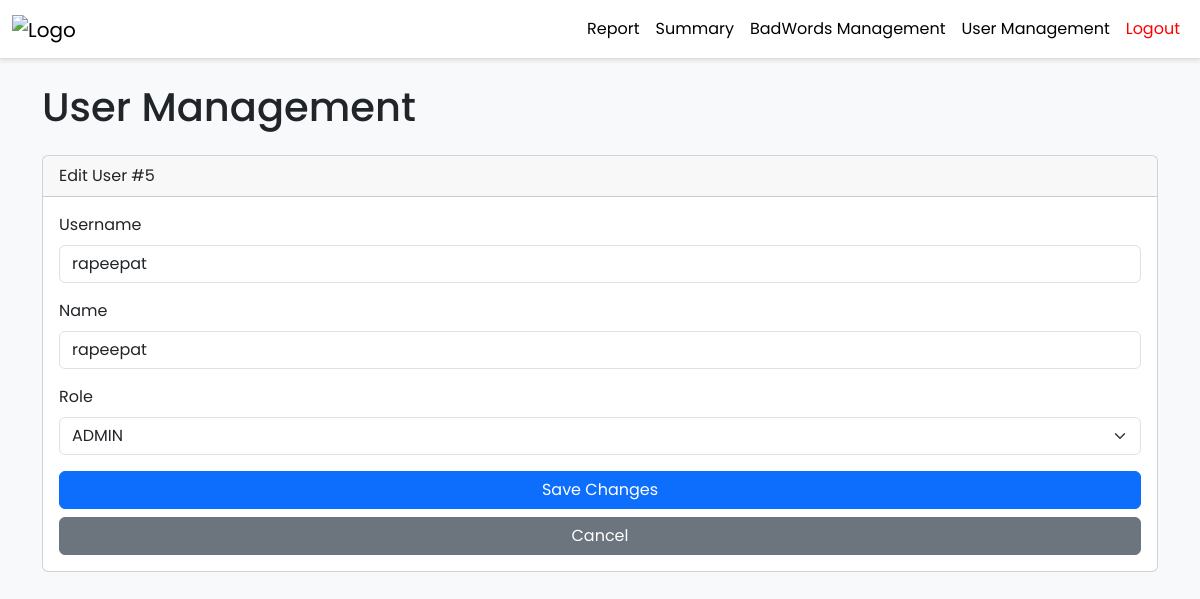
The page /dashboard/user_management.php?edit=5 (signed in) on the database its author committed.
### tables this page shows
CREATE TABLE `users` (
  `id` int(11) NOT NULL,
  `username` varchar(50) NOT NULL,
  `pwd_hash` varchar(255) NOT NULL,
  `name` varchar(100) NOT NULL,
  `role` enum('EXEC','ADMIN','MIS','BUILDING') NOT NULL DEFAULT 'MIS',
  `created_at` timestamp NOT NULL DEFAULT current_timestamp(),
  `force_password_reset` tinyint(1) NOT NULL DEFAULT 0
);

### dashboard/user_management.php (the view, shortened to what this page needs)
<?php
require_once __DIR__ . '/../config.php';
$allowedRoles = ['EXEC','ADMIN','MIS','BUILDING'];
$addUser    = false;
$editUser   = null;
if (isset($_GET['edit'])) {
    $eid = (int)$_GET['edit'];
    $st = $conn->prepare("SELECT id,username,name,role FROM users WHERE id=?");
    $st->bind_param('i',$eid);
    $st->execute();
    $editUser = $st->get_result()->fetch_assoc() ?: null;
}
?>
<!doctype html>
<html lang="en">
<head>
  <link href="https://cdn.jsdelivr.net/npm/bootstrap@5.3.0/dist/css/bootstrap.min.css"
        rel="stylesheet">
</head>
<body>
<?php require('navbar.php'); ?>
<body class="bg-light d-flex flex-column min-vh-100">
  <div class="container my-4 flex-grow-1">
    <h1 class="mb-4">User Management</h1>
    <?php if ($addUser): ?>
      <div class="card mb-4">
        <div class="card-header">Add New User</div>
        <div class="card-body">
          <form method="post">
            <div class="mb-3">
              <label class="form-label">Username</label>
              <input type="text" name="add_username" class="form-control" required>
            </div>
            <div class="mb-3">
              <label class="form-label">Name</label>
              <input type="text" name="add_name" class="form-control" required>
            </div>
            <div class="mb-3">
              <label class="form-label">Role</label>
              <select name="add_role" class="form-select" required>
                <?php foreach($allowedRoles as $r): ?>
                  <option value="<?= $r ?>"><?= $r ?></option>
                <?php endforeach; ?>
              </select>
            </div>
            <div class="mb-3">
              <label class="form-label">Temporary Password</label>
              <input type="password" name="add_password" class="form-control" required minlength="8" placeholder="≥ 8 characters">
            </div>
            <div class="d-grid gap-2">
              <button type="submit" class="btn btn-success">Add User</button>
              <a href="user_manage.php" class="btn btn-secondary">Cancel</a>
            </div>
          </form>
        </div>
      </div>
    <?php elseif ($editUser): ?>
      <div class="card mb-4">
        <div class="card-header">Edit User #<?= $editUser['id'] ?></div>
        <div class="card-body">
          <form method="post">
            <div class="mb-3">
              <label class="form-label">Username</label>
              <input type="text" name="username" class="form-control" required value="<?= htmlspecialchars($editUser['username']) ?>">
            </div>
            <div class="mb-3">
              <label class="form-label">Name</label>
              <input type="text" name="name" class="form-control" required value="<?= htmlspecialchars($editUser['name']) ?>">
            </div>
            <div class="mb-3">
              <label class="form-label">Role</label>
              <select name="role" class="form-select" required>
                <?php foreach($allowedRoles as $r): ?>
                  <option value="<?= $r ?>" <?= $r===$editUser['role']?'selected':'' ?>><?= $r ?></option>
                <?php endforeach; ?>
              </select>
            </div>
            <div class="d-grid gap-2">
              <button type="submit" class="btn btn-primary">Save Changes</button>
              <a href="user_manage.php" class="btn btn-secondary">Cancel</a>
            </div>
          </form>
        </div>
      </div>
    <?php endif; ?>
  </div>
</body>
</html>

### dashboard/navbar.php (style rules this page uses)
body { font-family: 'Poppins', sans-serif; background-color: #fff; margin: 0; padding: 0; }

### rows shown on the page
users: id "5", username "rapeepat", name "rapeepat", role "ADMIN"
